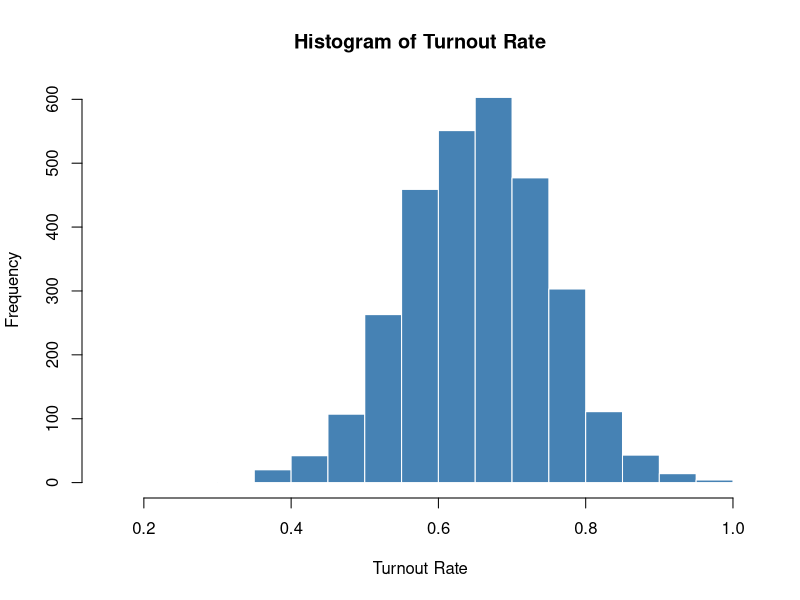
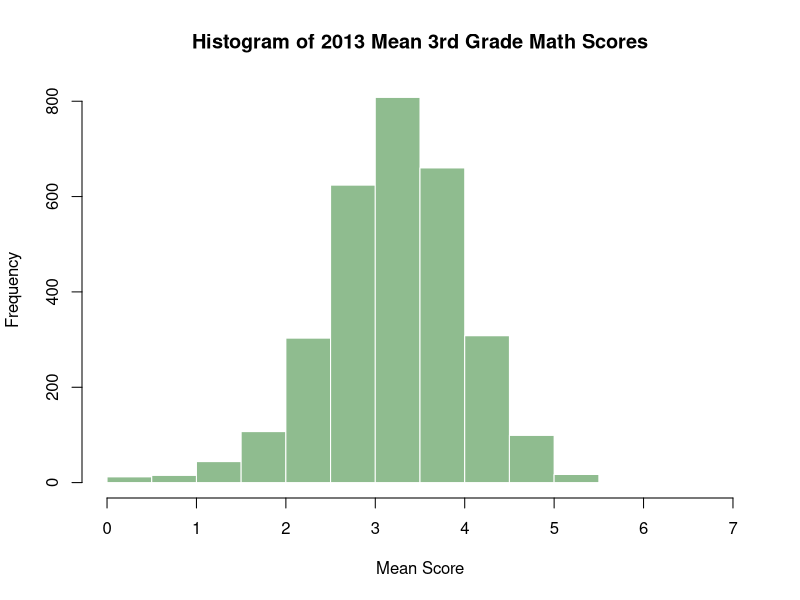
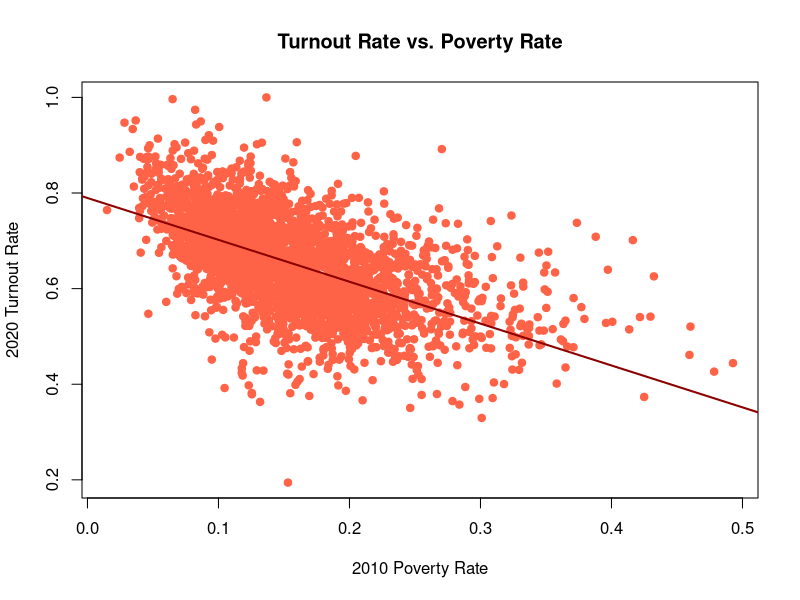
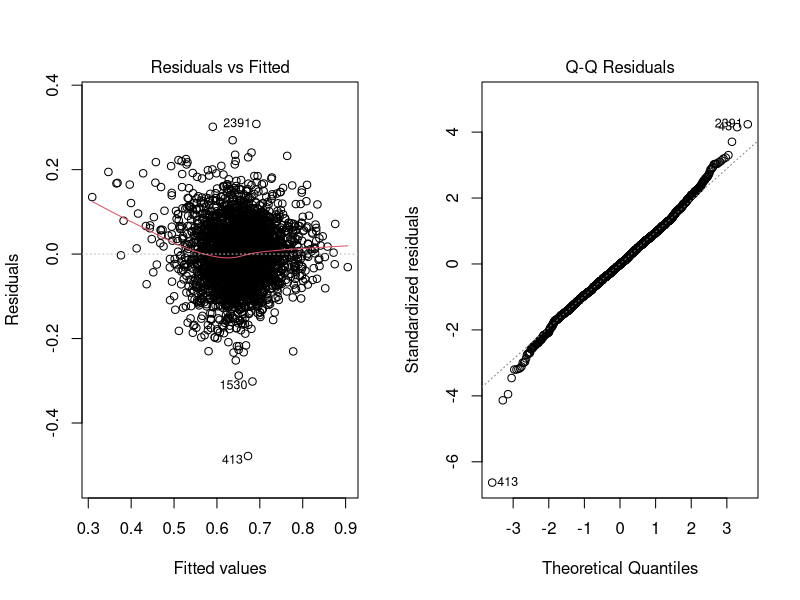
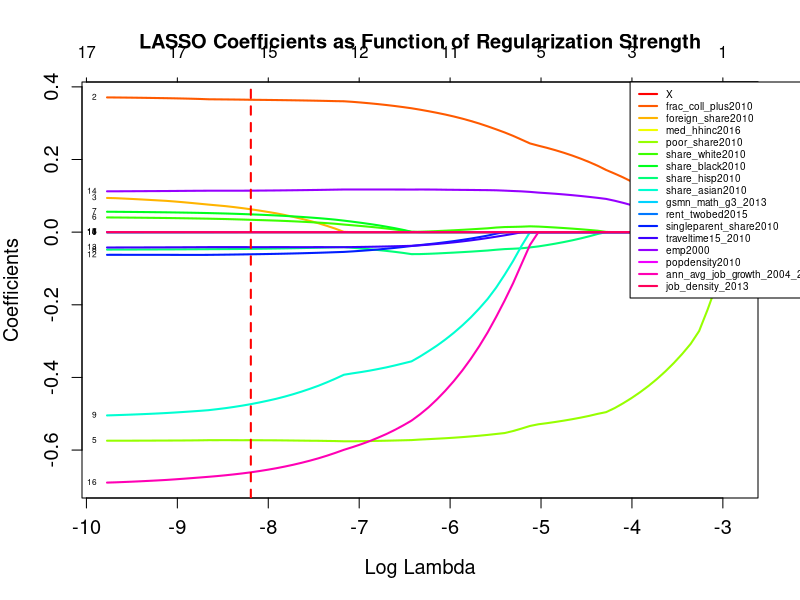
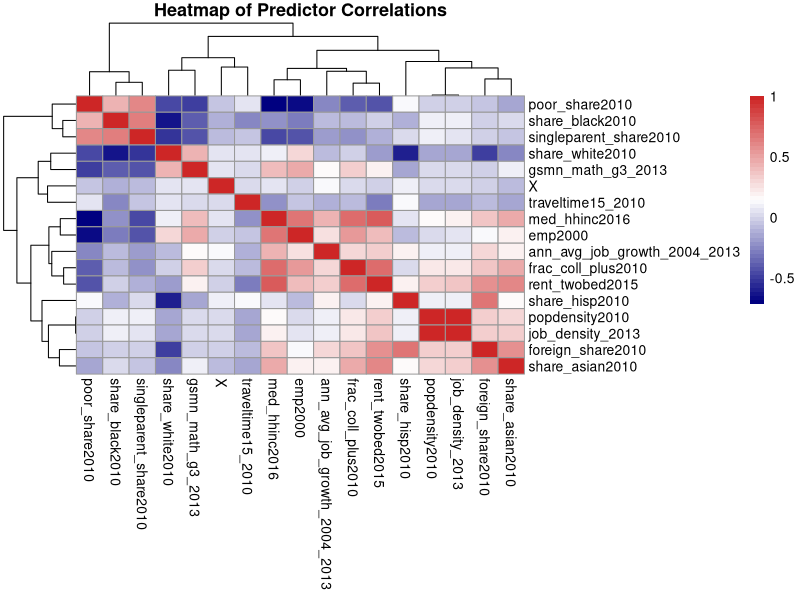

Recreate these plots in R, in order.
## ---- chunk 1
rm(list = ls())
require(readr)
require(tidyr)
require(dplyr)
require(knitr)
require(glmnet)
require(pheatmap)
if (!require("Matrix")) install.packages("Matrix", repos = "https://cloud.r-project.org")
if (!require("glmnet")) install.packages("glmnet", repos = "https://cloud.r-project.org")
library(Matrix)
library(glmnet)
library(pheatmap)

options(repos = c(CRAN = "https://cloud.r-project.org"))
## ---- chunk 2
turnout_data <- read.csv("data.csv")
head(turnout_data)
## ---- chunk 3
predictors <- names(turnout_data)[!(names(turnout_data) %in% c('State', 'County', 'fips'))]
summary_table <- data.frame()

for (predictor in predictors) {
  column <- turnout_data[[predictor]]
  num_missing <- sum(is.na(column))
  mean_var <- mean(column, na.rm = TRUE)
  median_var <- median(column, na.rm = TRUE)
  sd_var <- sd(column, na.rm = TRUE)
  iqr_var <- IQR(column, na.rm = TRUE)
  min_var <- min(column, na.rm = TRUE)
  max_var <- max(column, na.rm = TRUE)

  summary_table <- rbind(summary_table, data.frame(
    Variable = predictor,
    Missing = num_missing,
    Mean = round(mean_var, 2),
    Median = round(median_var, 2),
    SD = round(sd_var, 2),
    IQR = round(iqr_var, 2),
    Min = round(min_var, 2),
    Max = round(max_var, 2)
  ))
}

kable(summary_table)
## ---- chunk 4
turnout_data <- select(turnout_data, -ln_wage_growth_hs_grad)
turnout_data <- subset(turnout_data, apply(turnout_data, 1, FUN = function(x) {!any(is.na(x))}))
dim(turnout_data)
## ---- chunk 5
subset(turnout_data, turnout.rate > 1)[c('State', 'County', 'turnout.rate')]
turnout_data <- turnout_data %>%
  mutate(turnout.rate = case_when(
    turnout.rate > 1 ~ 1,
    .default = turnout.rate
  ))
hist(turnout_data$turnout.rate, 
     main = 'Histogram of Turnout Rate', 
     xlab = 'Turnout Rate', 
     col = "steelblue", 
     border = "white")
## ---- chunk 6
subset(turnout_data, gsmn_math_g3_2013 < 0)[c('State', 'County', 'gsmn_math_g3_2013')]
turnout_data <- turnout_data %>%
  mutate(gsmn_math_g3_2013 = case_when(
    gsmn_math_g3_2013 < 0 ~ 0,
    .default = gsmn_math_g3_2013
  ))
hist(turnout_data$gsmn_math_g3_2013, 
     main = 'Histogram of 2013 Mean 3rd Grade Math Scores', 
     xlab = 'Mean Score', 
     col = "darkseagreen", 
     border = "white")
## ---- chunk 7
plot(turnout_data$poor_share2010, turnout_data$turnout.rate, 
     main = 'Turnout Rate vs. Poverty Rate', 
     xlab = '2010 Poverty Rate', 
     ylab = '2020 Turnout Rate', 
     pch = 19, col = "tomato")
abline(lm(turnout_data$turnout.rate ~ turnout_data$poor_share2010), col = "darkred", lwd = 2)
## ---- chunk 8
lm_model <- lm(turnout.rate ~ . - (State + County + fips), data = turnout_data)
summary(lm_model)
## ---- chunk 9
par(mfrow=c(1,2))
plot(lm_model, c(1,2))
par(mfrow=c(1,1))
## ---- chunk 10
library(glmnet)
library(pheatmap)

predictors <- names(turnout_data)[!(names(turnout_data) %in% c('State', 'County', 'fips', 'turnout.rate'))]
x <- model.matrix(turnout.rate ~ . - (State + County + fips), data = turnout_data)[, -1]
y <- turnout_data$turnout.rate

set.seed(82)
cv.lasso <- cv.glmnet(x, y, alpha = 1, nfolds = 10)
best_lambda <- cv.lasso$lambda.min

lasso_model <- glmnet(x, y, alpha = 1, lambda = best_lambda)
coef(lasso_model)
## ---- chunk 11
cols <- rainbow(ncol(x))
plot(cv.lasso$glmnet.fit, xvar="lambda", label=TRUE, col=cols, lwd=2, cex.lab=1.2, cex.axis=1.2)
abline(v = log(best_lambda), lty=2, col="red", lwd=2)
title("LASSO Coefficients as Function of Regularization Strength", cex.main=1.2)
legend("topright", inset=c(-0.1,0), legend = colnames(x), col = cols, lty=1, lwd=2, cex=0.6, xpd=TRUE)
## ---- chunk 12
coeffs <- coef(lasso_model)
coeffs_df <- as.data.frame(as.matrix(coeffs))
colnames(coeffs_df) <- "Coefficient"
coeffs_df$Predictor <- rownames(coeffs_df)
coeffs_df <- subset(coeffs_df, Predictor != "(Intercept)")

kept <- coeffs_df$Predictor[coeffs_df$Coefficient != 0]
not_kept <- coeffs_df$Predictor[coeffs_df$Coefficient == 0]

cat("Predictors kept by LASSO:\n")
print(kept)

cat("\nPredictors removed by LASSO (coefficients = 0):\n")
print(not_kept)
## ---- chunk 13
cor_matrix <- cor(turnout_data[, predictors], use = "pairwise.complete.obs")
pheatmap(cor_matrix, 
     cluster_rows = TRUE, 
     cluster_cols = TRUE, 
     color = colorRampPalette(c("navy", "white", "firebrick3"))(50),
     main = "Heatmap of Predictor Correlations",
     height = 30)
## ---- chunk 14
model_reduced <- lm(turnout.rate ~ . - State - County - fips - gsmn_math_g3_2013 - rent_twobed2015, data = turnout_data)
model_full <- lm(turnout.rate ~ . - State - County - fips - gsmn_math_g3_2013 - rent_twobed2015 
                 + frac_coll_plus2010:poor_share2010, 
                 data = turnout_data)

anova_test <- anova(model_reduced, model_full)
anova_test
## ---- chunk 15
model_post_lasso <- lm(
  turnout.rate ~ . - State - County - fips - gsmn_math_g3_2013 - rent_twobed2015 + factor(State),
  data = turnout_data
)

summary(model_post_lasso)
